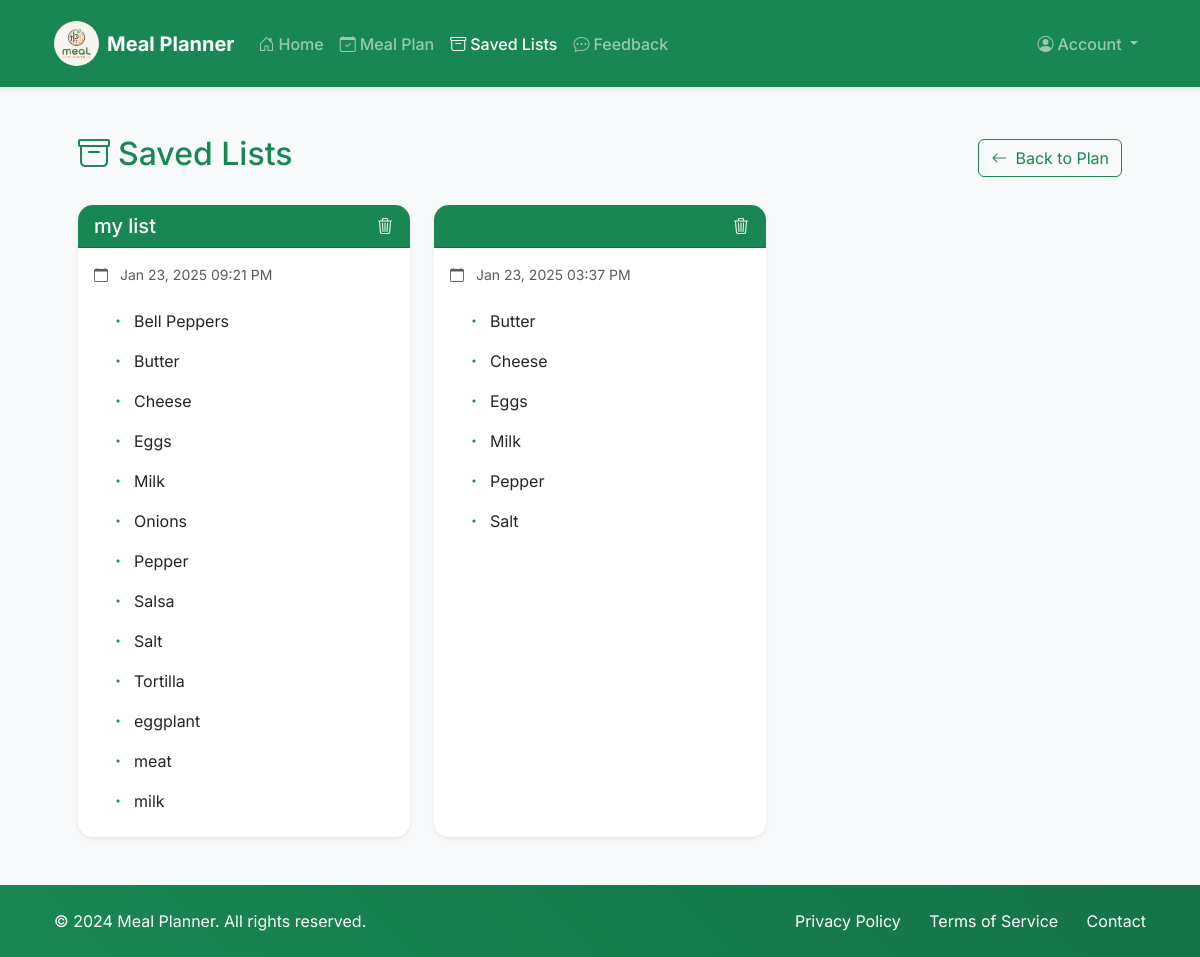
Page /grocery-list/saved-lists (signed in) on the committed database.
### models/saved_grocery_list.py (models this page shows, shortened)
class SavedGroceryList(db.Model):
    __tablename__ = 'saved_grocery_lists'
    id = db.Column(db.Integer, primary_key=True)
    user_id = db.Column(db.Integer, db.ForeignKey('users.id'), nullable=False)
    name = db.Column(db.String(100), nullable=False)
    ingredients = db.Column(db.Text, nullable=False)  # Stored as JSON
    created_at = db.Column(db.DateTime, default=datetime.utcnow)
    def get_ingredients(self):
        return json.loads(self.ingredients)

### routes/grocery_list.py (the view)
@grocery_list_bp.route('/saved-lists')
def view_saved_lists():
    if 'user_id' not in session:
        return redirect(url_for('auth.login'))
    saved_lists = SavedGroceryList.query.filter_by(user_id=session['user_id']).order_by(SavedGroceryList.created_at.desc()).all()
    return render_template('saved_lists.html', saved_lists=saved_lists)

### templates/saved_lists.html (shortened to what this page needs)
{% extends 'base.html' %}
{% block content %}
<div class="container py-4">
    <div class="d-flex justify-content-between align-items-center mb-4">
        <h1 class="h2 text-success">
            <i class="bi bi-archive me-2"></i>Saved Lists
        </h1>
        <a href="{{ url_for('meal_plan.plan') }}"
           class="btn btn-outline-success">
            <i class="bi bi-arrow-left me-2"></i>Back to Plan
        </a>
    </div>
    <div class="row row-cols-1 row-cols-md-2 row-cols-lg-3 g-4">
        {% for list in saved_lists %}
        <div class="col">
            <div class="card border-0 shadow-sm h-100">
                <div class="card-header bg-success text-white d-flex justify-content-between align-items-center">
                    <h5 class="card-title mb-0">{{ list.name }}</h5>
                    <button class="btn btn-link text-white p-0"
                            onclick="confirmDelete({{ list.id }})">
                        <i class="bi bi-trash3"></i>
                    </button>
                </div>
                <div class="card-body">
                    <p class="text-muted small mb-3">
                        <i class="bi bi-calendar me-2"></i>
                        {{ list.created_at.strftime('%b %d, %Y %I:%M %p') }}
                    </p>
                    <ul class="list-group list-group-flush">
                        {% for ingredient in list.get_ingredients() %}
                        <li class="list-group-item d-flex align-items-center">
                            <i class="bi bi-dot me-2 text-success"></i>
                            {{ ingredient }}
                        </li>
                        {% endfor %}
                    </ul>
                </div>
            </div>
        </div>
        {% endfor %}
    </div>
</div>
{% endblock %}

### static/css/styles.css (style rules this page uses)
:root { --main-green: #198754; --light-green: #e8f5e9; --hover-green: #157347; }
body { font-family: 'Inter', system-ui, -apple-system, sans-serif; background-color: #f8f9fa; }
.container { max-width: 1140px; padding: 0 1.5rem; }
.card { border: none; border-radius: 12px; box-shadow: 0 4px 6px rgba(0, 0, 0, 0.05); transition: transform 0.3s ease, box-shadow 0.3s ease; }

### templates/base.html (style rules this page uses)
html { scroll-behavior: smooth; }

### templates/saved_lists.html (style rules this page uses)
.card { border-radius: 15px; transition: transform 0.3s ease; }
.list-group-item { border: none; padding: 0.5rem 1rem; }
.card-header { border-radius: 15px 15px 0 0 !important; }

### rows in the picture
SavedGroceryList: name "my list", created_at "Jan 23, 2025 09:21 PM", get_ingredients "Bell Peppers" "Butter" "Cheese" "Eggs" "Milk" "Onions" "Pepper" "Salsa" "Salt" "Tortilla" "eggplant" "meat" "milk"
SavedGroceryList: created_at "Jan 23, 2025 03:37 PM", get_ingredients "Butter" "Cheese" "Eggs" "Milk" "Pepper" "Salt"
